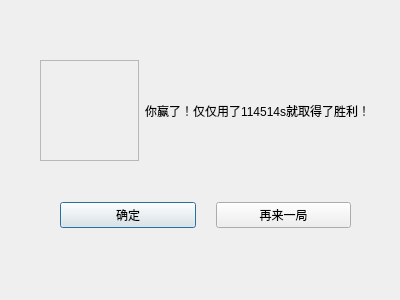
<?xml version="1.0" encoding="UTF-8"?>
<ui version="4.0">
 <class>WinDialog</class>
 <widget class="QDialog" name="WinDialog">
  <property name="geometry">
   <rect>
    <x>0</x>
    <y>0</y>
    <width>400</width>
    <height>300</height>
   </rect>
  </property>
  <property name="sizePolicy">
   <sizepolicy hsizetype="Fixed" vsizetype="Fixed">
    <horstretch>0</horstretch>
    <verstretch>0</verstretch>
   </sizepolicy>
  </property>
  <property name="minimumSize">
   <size>
    <width>400</width>
    <height>300</height>
   </size>
  </property>
  <property name="maximumSize">
   <size>
    <width>400</width>
    <height>300</height>
   </size>
  </property>
  <property name="windowTitle">
   <string>WinDialog</string>
  </property>
  <widget class="QWidget" name="layoutWidget">
   <property name="geometry">
    <rect>
     <x>60</x>
     <y>200</y>
     <width>291</width>
     <height>31</height>
    </rect>
   </property>
   <layout class="QHBoxLayout" name="horizontalLayout">
    <property name="spacing">
     <number>20</number>
    </property>
    <item>
     <widget class="QPushButton" name="gotoRankButton">
      <property name="text">
       <string>确定</string>
      </property>
     </widget>
    </item>
    <item>
     <widget class="QPushButton" name="restartButton">
      <property name="text">
       <string>再来一局</string>
      </property>
     </widget>
    </item>
   </layout>
  </widget>
  <widget class="QWidget" name="layoutWidget">
   <property name="geometry">
    <rect>
     <x>40</x>
     <y>60</y>
     <width>331</width>
     <height>101</height>
    </rect>
   </property>
   <layout class="QHBoxLayout" name="horizontalLayout_2">
    <item>
     <widget class="QFrame" name="frame">
      <property name="frameShape">
       <enum>QFrame::Shape::StyledPanel</enum>
      </property>
      <property name="frameShadow">
       <enum>QFrame::Shadow::Raised</enum>
      </property>
     </widget>
    </item>
    <item>
     <widget class="QLabel" name="winMessageLabel">
      <property name="text">
       <string>你赢了！仅仅用了114514s就取得了胜利！</string>
      </property>
     </widget>
    </item>
   </layout>
  </widget>
 </widget>
 <resources/>
 <connections/>
</ui>
